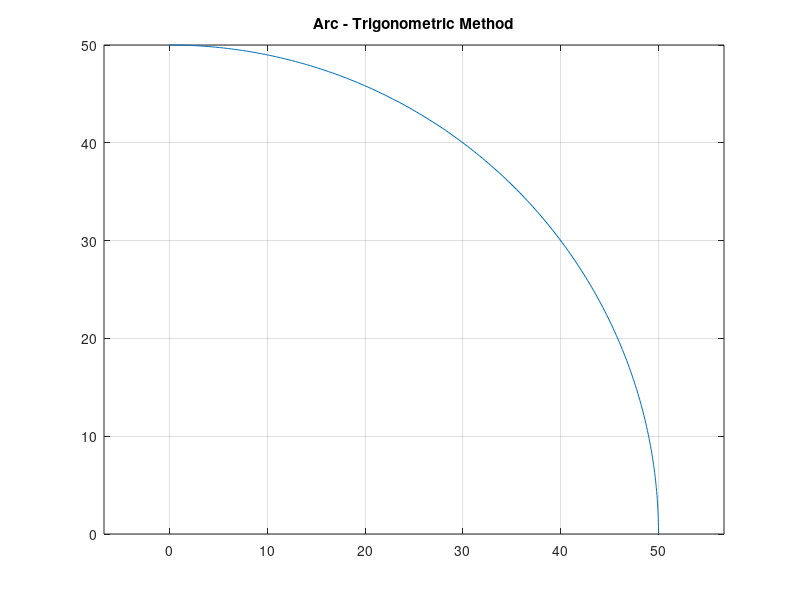

Write the MATLAB code that produced this figure.

% Scan Converting Arc using Trigonometric Method
clc; clear; close all;
r = 50; xc = 0; yc = 0;
theta = linspace(0, pi/2, 200);
x = xc + r*cos(theta);
y = yc + r*sin(theta);
plot(x,y); axis equal; grid on;
title('Arc - Trigonometric Method');
